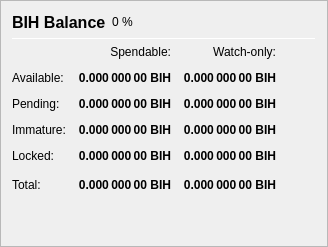
                   <widget class="QFrame" name="frame_Balances">
                    <property name="frameShape">
                     <enum>QFrame::StyledPanel</enum>
                    </property>
                    <property name="frameShadow">
                     <enum>QFrame::Raised</enum>
                    </property>
                    <layout class="QVBoxLayout" name="verticalLayout_4">
                     <item>
                      <layout class="QHBoxLayout" name="horizontalLayout_4">
                       <item>
                        <widget class="QLabel" name="label_5">
                         <property name="minimumSize">
                          <size>
                           <width>0</width>
                           <height>20</height>
                          </size>
                         </property>
                         <property name="font">
                          <font>
                           <pointsize>12</pointsize>
                           <weight>75</weight>
                           <bold>true</bold>
                          </font>
                         </property>
                         <property name="text">
                          <string>BIH Balance</string>
                         </property>
                        </widget>
                       </item>
                       <item>
                        <widget class="QLabel" name="labelBIHPercent">
                         <property name="text">
                          <string notr="true">0 %</string>
                         </property>
                        </widget>
                       </item>
                       <item>
                        <spacer name="horizontalSpacer_3">
                         <property name="orientation">
                          <enum>Qt::Horizontal</enum>
                         </property>
                         <property name="sizeHint" stdset="0">
                          <size>
                           <width>40</width>
                           <height>20</height>
                          </size>
                         </property>
                        </spacer>
                       </item>
                      </layout>
                     </item>
                     <item>
                      <widget class="Line" name="line_Balance">
                       <property name="minimumSize">
                        <size>
                         <width>0</width>
                         <height>1</height>
                        </size>
                       </property>
                       <property name="maximumSize">
                        <size>
                         <width>16777215</width>
                         <height>1</height>
                        </size>
                       </property>
                       <property name="orientation">
                        <enum>Qt::Horizontal</enum>
                       </property>
                      </widget>
                     </item>
                     <item>
                      <layout class="QGridLayout" name="gridLayout">
                       <property name="spacing">
                        <number>12</number>
                       </property>
                       <item row="0" column="1">
                        <widget class="QLabel" name="labelSpendable">
                         <property name="text">
                          <string>Spendable:</string>
                         </property>
                         <property name="alignment">
                          <set>Qt::AlignRight|Qt::AlignTrailing|Qt::AlignVCenter</set>
                         </property>
                        </widget>
                       </item>
                       <item row="0" column="2">
                        <widget class="QLabel" name="labelWatchonly">
                         <property name="text">
                          <string>Watch-only:</string>
                         </property>
                         <property name="alignment">
                          <set>Qt::AlignRight|Qt::AlignTrailing|Qt::AlignVCenter</set>
                         </property>
                        </widget>
                       </item>
                       <item row="1" column="0">
                        <widget class="QLabel" name="labelBalanceText">
                         <property name="text">
                          <string>Available:</string>
                         </property>
                        </widget>
                       </item>
                       <item row="1" column="1">
                        <widget class="QLabel" name="labelBalance">
                         <property name="font">
                          <font>
                           <weight>75</weight>
                           <bold>true</bold>
                          </font>
                         </property>
                         <property name="cursor">
                          <cursorShape>IBeamCursor</cursorShape>
                         </property>
                         <property name="toolTip">
                          <string>Your current spendable balance</string>
                         </property>
                         <property name="text">
                          <string notr="true">0.000 000 00 BIH</string>
                         </property>
                         <property name="alignment">
                          <set>Qt::AlignRight|Qt::AlignTrailing|Qt::AlignVCenter</set>
                         </property>
                         <property name="textInteractionFlags">
                          <set>Qt::LinksAccessibleByMouse|Qt::TextSelectableByKeyboard|Qt::TextSelectableByMouse</set>
                         </property>
                        </widget>
                       </item>
                       <item row="1" column="2">
                        <widget class="QLabel" name="labelWatchAvailable">
                         <property name="font">
                          <font>
                           <weight>75</weight>
                           <bold>true</bold>
                          </font>
                         </property>
                         <property name="cursor">
                          <cursorShape>IBeamCursor</cursorShape>
                         </property>
                         <property name="toolTip">
                          <string>Your current balance in watch-only addresses</string>
                         </property>
                         <property name="text">
                          <string notr="true">0.000 000 00 BIH</string>
                         </property>
                         <property name="alignment">
                          <set>Qt::AlignRight|Qt::AlignTrailing|Qt::AlignVCenter</set>
                         </property>
                         <property name="textInteractionFlags">
                          <set>Qt::LinksAccessibleByMouse|Qt::TextSelectableByKeyboard|Qt::TextSelectableByMouse</set>
                         </property>
                        </widget>
                       </item>
                       <item row="2" column="0">
                        <widget class="QLabel" name="labelPendingText">
                         <property name="text">
                          <string>Pending:</string>
                         </property>
                        </widget>
                       </item>
                       <item row="2" column="1">
                        <widget class="QLabel" name="labelUnconfirmed">
                         <property name="font">
                          <font>
                           <weight>75</weight>
                           <bold>true</bold>
                          </font>
                         </property>
                         <property name="cursor">
                          <cursorShape>IBeamCursor</cursorShape>
                         </property>
                         <property name="toolTip">
                          <string>Total of transactions that have yet to be confirmed, and do not yet count toward the spendable balance</string>
                         </property>
                         <property name="text">
                          <string notr="true">0.000 000 00 BIH</string>
                         </property>
                         <property name="alignment">
                          <set>Qt::AlignRight|Qt::AlignTrailing|Qt::AlignVCenter</set>
                         </property>
                         <property name="textInteractionFlags">
                          <set>Qt::LinksAccessibleByMouse|Qt::TextSelectableByKeyboard|Qt::TextSelectableByMouse</set>
                         </property>
                        </widget>
                       </item>
                       <item row="2" column="2">
                        <widget class="QLabel" name="labelWatchPending">
                         <property name="font">
                          <font>
                           <weight>75</weight>
                           <bold>true</bold>
                          </font>
                         </property>
                         <property name="cursor">
                          <cursorShape>IBeamCursor</cursorShape>
                         </property>
                         <property name="toolTip">
                          <string>Unconfirmed transactions to watch-only addresses</string>
                         </property>
                         <property name="text">
                          <string notr="true">0.000 000 00 BIH</string>
                         </property>
                         <property name="alignment">
                          <set>Qt::AlignRight|Qt::AlignTrailing|Qt::AlignVCenter</set>
                         </property>
                         <property name="textInteractionFlags">
                          <set>Qt::LinksAccessibleByMouse|Qt::TextSelectableByKeyboard|Qt::TextSelectableByMouse</set>
                         </property>
                        </widget>
                       </item>
                       <item row="3" column="0">
                        <widget class="QLabel" name="labelImmatureText">
                         <property name="text">
                          <string>Immature:</string>
                         </property>
                        </widget>
                       </item>
                       <item row="3" column="1">
                        <widget class="QLabel" name="labelImmature">
                         <property name="font">
                          <font>
                           <weight>75</weight>
                           <bold>true</bold>
                          </font>
                         </property>
                         <property name="cursor">
                          <cursorShape>IBeamCursor</cursorShape>
                         </property>
                         <property name="toolTip">
                          <string>Staked or masternode rewards that has not yet matured</string>
                         </property>
                         <property name="text">
                          <string notr="true">0.000 000 00 BIH</string>
                         </property>
                         <property name="alignment">
                          <set>Qt::AlignRight|Qt::AlignTrailing|Qt::AlignVCenter</set>
                         </property>
                         <property name="textInteractionFlags">
                          <set>Qt::LinksAccessibleByMouse|Qt::TextSelectableByKeyboard|Qt::TextSelectableByMouse</set>
                         </property>
                        </widget>
                       </item>
                       <item row="3" column="2">
                        <widget class="QLabel" name="labelWatchImmature">
                         <property name="font">
                          <font>
                           <weight>75</weight>
                           <bold>true</bold>
                          </font>
                         </property>
                         <property name="cursor">
                          <cursorShape>IBeamCursor</cursorShape>
                         </property>
                         <property name="toolTip">
                          <string>Staked or masternode rewards in watch-only addresses that has not yet matured</string>
                         </property>
                         <property name="text">
                          <string notr="true">0.000 000 00 BIH</string>
                         </property>
                         <property name="alignment">
                          <set>Qt::AlignRight|Qt::AlignTrailing|Qt::AlignVCenter</set>
                         </property>
                         <property name="textInteractionFlags">
                          <set>Qt::LinksAccessibleByMouse|Qt::TextSelectableByKeyboard|Qt::TextSelectableByMouse</set>
                         </property>
                        </widget>
                       </item>
                       <item row="4" column="0">
                        <widget class="QLabel" name="labelLockedBalanceText">
                         <property name="toolTip">
                          <string>Locked BIH or Masternode collaterals. These are excluded from zBIH minting.</string>
                         </property>
                         <property name="text">
                          <string>Locked:</string>
                         </property>
                        </widget>
                       </item>
                       <item row="4" column="1">
                        <widget class="QLabel" name="labelLockedBalance">
                         <property name="font">
                          <font>
                           <weight>75</weight>
                           <bold>true</bold>
                          </font>
                         </property>
                         <property name="cursor">
                          <cursorShape>IBeamCursor</cursorShape>
                         </property>
                         <property name="toolTip">
                          <string>Locked BIH or Masternode collaterals. These are excluded from zBIH minting.</string>
                         </property>
                         <property name="text">
                          <string notr="true">0.000 000 00 BIH</string>
                         </property>
                         <property name="alignment">
                          <set>Qt::AlignRight|Qt::AlignTrailing|Qt::AlignVCenter</set>
                         </property>
                         <property name="textInteractionFlags">
                          <set>Qt::LinksAccessibleByMouse|Qt::TextSelectableByKeyboard|Qt::TextSelectableByMouse</set>
                         </property>
                        </widget>
                       </item>
                       <item row="4" column="2">
                        <widget class="QLabel" name="labelWatchLocked">
                         <property name="font">
                          <font>
                           <weight>75</weight>
                           <bold>true</bold>
                          </font>
                         </property>
                         <property name="cursor">
                          <cursorShape>IBeamCursor</cursorShape>
                         </property>
                         <property name="toolTip">
                          <string>Current locked balance in watch-only addresses</string>
                         </property>
                         <property name="text">
                          <string notr="true">0.000 000 00 BIH</string>
                         </property>
                         <property name="alignment">
                          <set>Qt::AlignRight|Qt::AlignTrailing|Qt::AlignVCenter</set>
                         </property>
                         <property name="textInteractionFlags">
                          <set>Qt::LinksAccessibleByMouse|Qt::TextSelectableByKeyboard|Qt::TextSelectableByMouse</set>
                         </property>
                        </widget>
                       </item>
                       <item row="5" column="0">
                        <widget class="QLabel" name="labelTotalText">
                         <property name="toolTip">
                          <string>Your current Bithost balance, unconfirmed and immature transactions included</string>
                         </property>
                         <property name="text">
                          <string>Total:</string>
                         </property>
                        </widget>
                       </item>
                       <item row="5" column="1">
                        <widget class="QLabel" name="labelTotal">
                         <property name="font">
                          <font>
                           <weight>75</weight>
                           <bold>true</bold>
                          </font>
                         </property>
                         <property name="cursor">
                          <cursorShape>IBeamCursor</cursorShape>
                         </property>
                         <property name="toolTip">
                          <string>Your current Bithost balance, unconfirmed and immature transactions included</string>
                         </property>
                         <property name="text">
                          <string notr="true">0.000 000 00 BIH</string>
                         </property>
                         <property name="alignment">
                          <set>Qt::AlignRight|Qt::AlignTrailing|Qt::AlignVCenter</set>
                         </property>
                         <property name="textInteractionFlags">
                          <set>Qt::LinksAccessibleByMouse|Qt::TextSelectableByKeyboard|Qt::TextSelectableByMouse</set>
                         </property>
                        </widget>
                       </item>
                       <item row="5" column="2">
                        <widget class="QLabel" name="labelWatchTotal">
                         <property name="font">
                          <font>
                           <weight>75</weight>
                           <bold>true</bold>
                          </font>
                         </property>
                         <property name="cursor">
                          <cursorShape>IBeamCursor</cursorShape>
                         </property>
                         <property name="toolTip">
                          <string>Current total balance in watch-only addresses</string>
                         </property>
                         <property name="text">
                          <string notr="true">0.000 000 00 BIH</string>
                         </property>
                         <property name="alignment">
                          <set>Qt::AlignRight|Qt::AlignTrailing|Qt::AlignVCenter</set>
                         </property>
                         <property name="textInteractionFlags">
                          <set>Qt::LinksAccessibleByMouse|Qt::TextSelectableByKeyboard|Qt::TextSelectableByMouse</set>
                         </property>
                        </widget>
                       </item>
                       <item row="5" column="3">
                        <spacer name="horizontalSpacer_9">
                         <property name="orientation">
                          <enum>Qt::Horizontal</enum>
                         </property>
                         <property name="sizeHint" stdset="0">
                          <size>
                           <width>40</width>
                           <height>20</height>
                          </size>
                         </property>
                        </spacer>
                       </item>
                      </layout>
                     </item>
                     <item>
                      <spacer name="verticalSpacer_3">
                       <property name="orientation">
                        <enum>Qt::Vertical</enum>
                       </property>
                       <property name="sizeHint" stdset="0">
                        <size>
                         <width>20</width>
                         <height>40</height>
                        </size>
                       </property>
                      </spacer>
                     </item>
                    </layout>
                   </widget>
